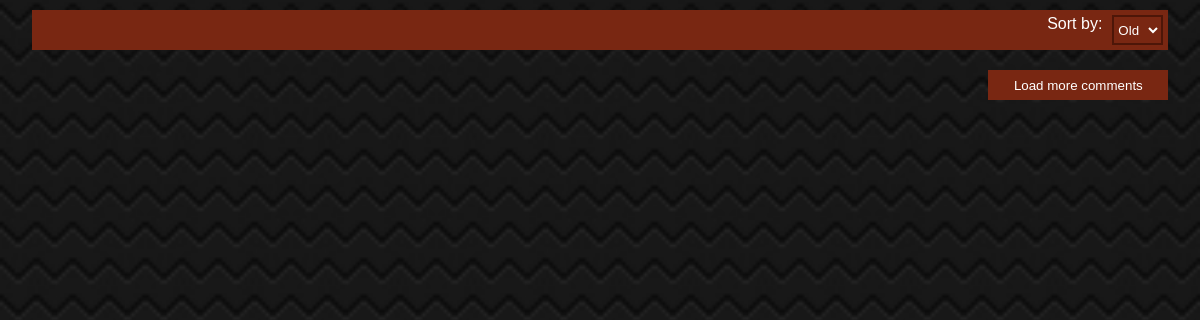
Before: /team/nick/forum/message/?user=Nick&title=Designer with the older database file.
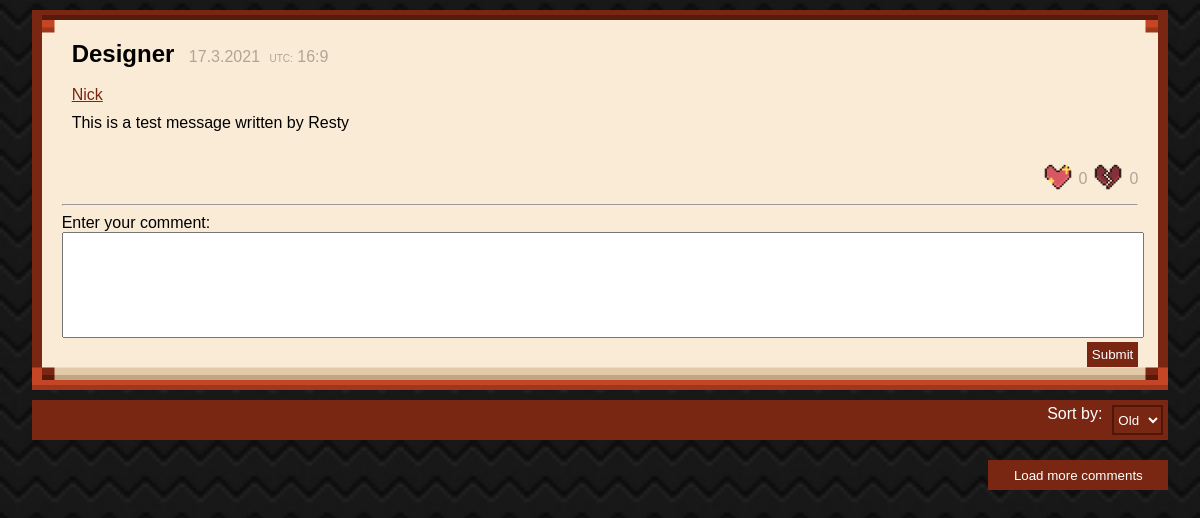
After: the same page with the newer database file.
### team/models.py (models this page shows, shortened)
class forum(models.Model):
    user = models.CharField(max_length=255, default=' ')
    title = models.CharField(max_length=100, unique=False, blank=False, default='')
    message = models.CharField(max_length=255)
    tags = models.CharField(max_length=255)
    created_at = models.DateTimeField(auto_now_add=True)
    like = models.ManyToManyField(User, related_name='like', blank=True)
    dislike = models.ManyToManyField(User, related_name='dislike', blank=True)

### team/views.py (the view, shortened to what this page needs)
# urls.py: path('team/nick/forum/message/', views.comment_view, name='comment'),
def comment_view(request):
    userget = request.GET.get('user')
    titleget = request.GET.get('title')
    form = commentform()
    if request.GET.get('user'):
        main_post_data = forum.objects.filter(user=userget, title=titleget)
        comment_data_old = comment.objects.filter(main_post_user=userget, main_post_title=titleget)
        comment_data_new = comment.objects.filter(main_post_user=userget, main_post_title=titleget).order_by(
            '-created_at')
    return render(request, 'nick/comment.html',
                  {'msg': main_post_data, 'comments_old': comment_data_old, 'comments_new': comment_data_new,
                   'form': form})

### team/forms.py
class commentform(forms.ModelForm):
    class Meta:
        model = comment
        fields = ['comments']
        widgets = {
            'comments': forms.Textarea(attrs={'id': 'commentInput'})
        }

### templates/nick/comment.html (shortened to what this page needs)
{% load static %}
<!DOCTYPE html>
<html>
    <head>
        <link rel="stylesheet" href={%  static 'css/nick/comment.css' %}>
    </head>
        <body>
            {% for data in msg %}
            <div class="post">
                <label style="font-size: 24px; padding: 10px; color: rgb(0, 0, 0);"><b>{{ data.title }}</b></label>
                <label id='date' style="color: rgb(179, 163, 149);">{{ data.created_at.day }}.{{ data.created_at.month }}.{{ data.created_at.year }}</label>
                <label style="font-size: 10px;color: rgb(179, 163, 149); padding-left: 5px;">UTC:</label>
                <label id='time' style="color: rgb(179, 163, 149);">{{ data.created_at.hour}}:{{ data.created_at.minute }}</label><br><br>
                <a href='/team/nick/forum/profile?user={{ data.user }}' style="float: none; padding: 10px;">{{  data.user }}</a>
                <span>{{ data.message }}</span><br>
                 <label style="float: right; color: rgb(179, 163, 149); margin-top: 10px;">{{ data.dislike.all.count }}</label>
                {% if request.user in data.like.all %}
                    <button id="lb" ><img class="icon" id='dislike' alt="dislike" src={% static 'img/nick/dislike.png' %}  ></button>
                {% else %}
                    {% if request.user in data.dislike.all %}
                        <form action="/team/nick/forum/message/?user={{ data.user }}&title={{ data.title }}" method="POST">
                        {% csrf_token %}
                        <button id="lb" name="undislike" value="undislike"><img class="icon" id='dislike' alt="dislike" type="submit" src={% static 'img/nick/dislike.png' %}  ></button>
                        </form>
                    {% else %}
                        <form action="/team/nick/forum/message/?user={{ data.user }}&title={{ data.title }}" method="POST">
                        <button id="lb" name="dislike" value="dislike"><img class="icon" id='dislike' alt="dislike" type="submit" src={% static 'img/nick/dislike.png' %}  ></button>
                        </form>
                    {% endif %}
                {% endif %}
                <label style="float: right; color: rgb(179, 163, 149); margin-top: 10px;">{{ data.like.all.count }}</label>
                {% if request.user in data.dislike.all %}
                    <button id="lb"><img class="icon" id='simplike' alt="like" src={% static 'img/nick/simplike.png' %}></button>
                {% else %}
                    {% if request.user in data.like.all %}
                        <form action="/team/nick/forum/message/?user={{ data.user }}&title={{ data.title }}" method="POST">
                        {% csrf_token %}
                        <button id="lb" name="unlike" value="unlike"><img class="icon" id='simplike' alt="like" src={% static 'img/nick/simplike.png' %} ></button>
                        </form>
                    {% else %}
                        <form action="/team/nick/forum/message/?user={{ data.user }}&title={{ data.title }}" method="POST">
                        <button id="lb" name="like" value="like"><img class="icon" id='simplike' alt="like" src={% static 'img/nick/simplike.png' %} ></button>
                        </form>
                    {% endif %}
                {% endif %}
                <br><br>
                <hr>
                <form method="POST" action="">
                <div id='enterComment'>
                    <label>Enter your comment:</label><br>
                    {{ form.comments }}<br>
                    <button type="submit" style="float: right;">Submit</button><br>
                </div>
                </form>
            </div>
            {% endfor %}
            <div id='filter'>
                <select id='sortList'>
                    <option id='old' value="old">Old</option>
                </select>
                    <label style="float: right; margin-right: 10px;">Sort by:</label>
            </div>
            <button id='loadMore'>Load more comments</button>
        </body>
</html>

### team/static/css/nick/comment.css (style rules this page uses)
.icon { width: 30px; height: 30px; }
#lb { width: 0px; height: 0px; border: none; background: #faebd7; float: right; margin-right: 30px; }
#loadMore { float: right; background-color:rgb(121, 39, 18); color: white; cursor: pointer; width: 180px; height: 30px; border: none; margin-top: 20px; margin-right: 2%; }
select#sortList { float: right; border: 2px rgb(77, 22, 8) solid; background-color: rgb(121, 39, 18); border-radius: 0px; color: white; height: 30px; outline: none; }
#filter { background-color:rgb(121, 39, 18); color: white; padding: 5px; margin-top: 10px; margin-left: 2%; margin-right: 2%; width: auto; height: 30px; }
#enterComment { background-color:#faebd7; width: auto; height: max-content; }
#commentInput { resize: none; width: 100%; height: 100px; }
body { background-image: url("../../img/nick/patterndark.png"); background-size: 2000px; background-repeat: inherit; font-family: 'Gill Sans', 'Gill Sans MT', Calibri, 'Trebuchet MS', sans-serif; }
span { display: block; word-wrap: break-word; font-size: 16px; padding: 10px; }
button[type = submit] { background-color: rgb(121, 39, 18); border: none; padding: 5px; text-decoration: none; color: white; cursor: pointer; }
a { float: right; color: rgb(121, 39, 18); }
.post { background-color:#faebd7; border: 30px solid transparent; border-image: url('../../img/nick/darkthiccborder.png') 20% round; margin-left: 2%; margin-right: 2%; margin-top: 10px; width: auto; height: max-content; }

Changed rows visible on the page:
added forum: title "Designer", created_at.day "17", created_at.month "3", created_at.year "2021", created_at.hour "16", created_at.minute "9", user "Nick", message "This is a test message written by Resty", dislike.all.count "0", like.all.count "0"
